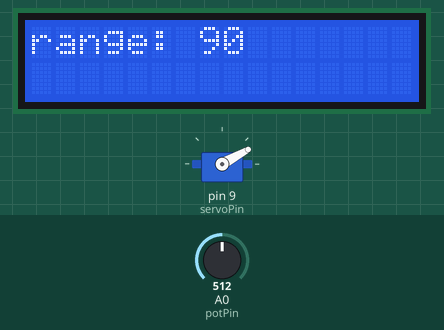
Simulated run of this sketch. Board: Arduino Uno, built with avr-gcc and run on an emulated ATmega328P. On the bench: servo, 16×2 character LCD. The test bench sets the inputs (shaded band); at power-on: A0 (potPin) = 512.

Above: at 3.2 s.
3.3 s: A0 (potPin) set to 716
At 4.28 s:
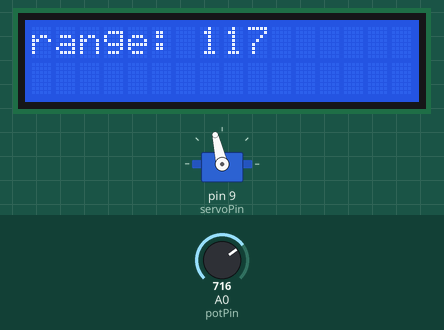
7.2 s: A0 (potPin) set to 900
At 9.46 s:
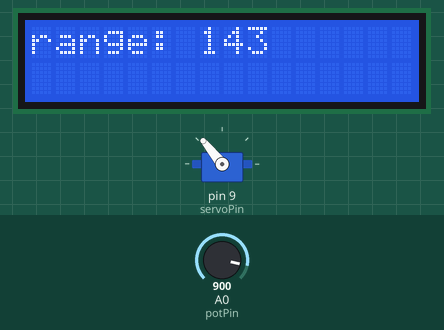
13.2 s: A0 (potPin) set to 1023
At 15.68 s:
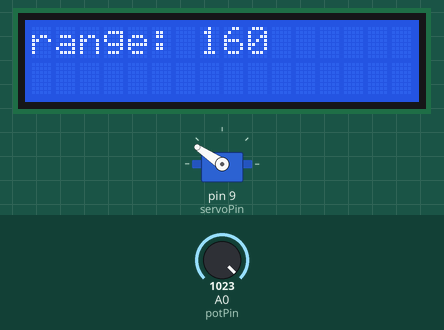
Timing chart, 0 to 25.2 s (numbered marks = the images above; inputs shaded):
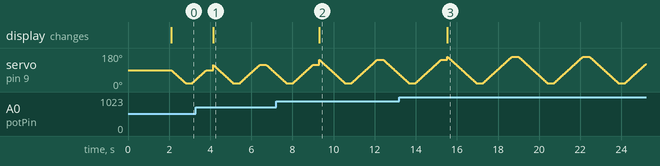

Measured:
- after the input at 3.3 s, the display: changes after 0.84 s (image 1)
- after the input at 7.2 s, the display: changes after 2.1 s (image 2)
- after the input at 13.2 s, the display: changes after 2.3 s (image 3)

The sketch:

mechatronic_stamp_machine1.ino
```cpp
#include <Servo.h>
#include <Wire.h>
#include <LiquidCrystal_I2C.h>

Servo stampServo;
LiquidCrystal_I2C lcd(0x27, 16, 2);

int potPin = A0;
int servoPin = 9;

int minAngle = 20;
int maxAngle = 160;

void setup()
{
  stampServo.attach(servoPin);

  lcd.init();
  lcd.backlight();

  lcd.setCursor(0,0);
  lcd.print("Stamp Machine");

  delay(2000);
  lcd.clear();
}

void loop()
{
  int potValue = analogRead(potPin);

  int range = map(potValue, 0, 1023, minAngle, maxAngle);

  lcd.setCursor(0,0);
  lcd.print("range: ");
  lcd.print(range);
  lcd.print("   ");

  // Move down
  for (int pos = range; pos >= minAngle; pos--) {
    stampServo.write(pos);
    delay(10);
  }

  delay(300);

  // Move back up
  for (int pos = minAngle; pos <= range; pos++) {
    stampServo.write(pos);
    delay(10);
  }

  delay(300);
}
```
